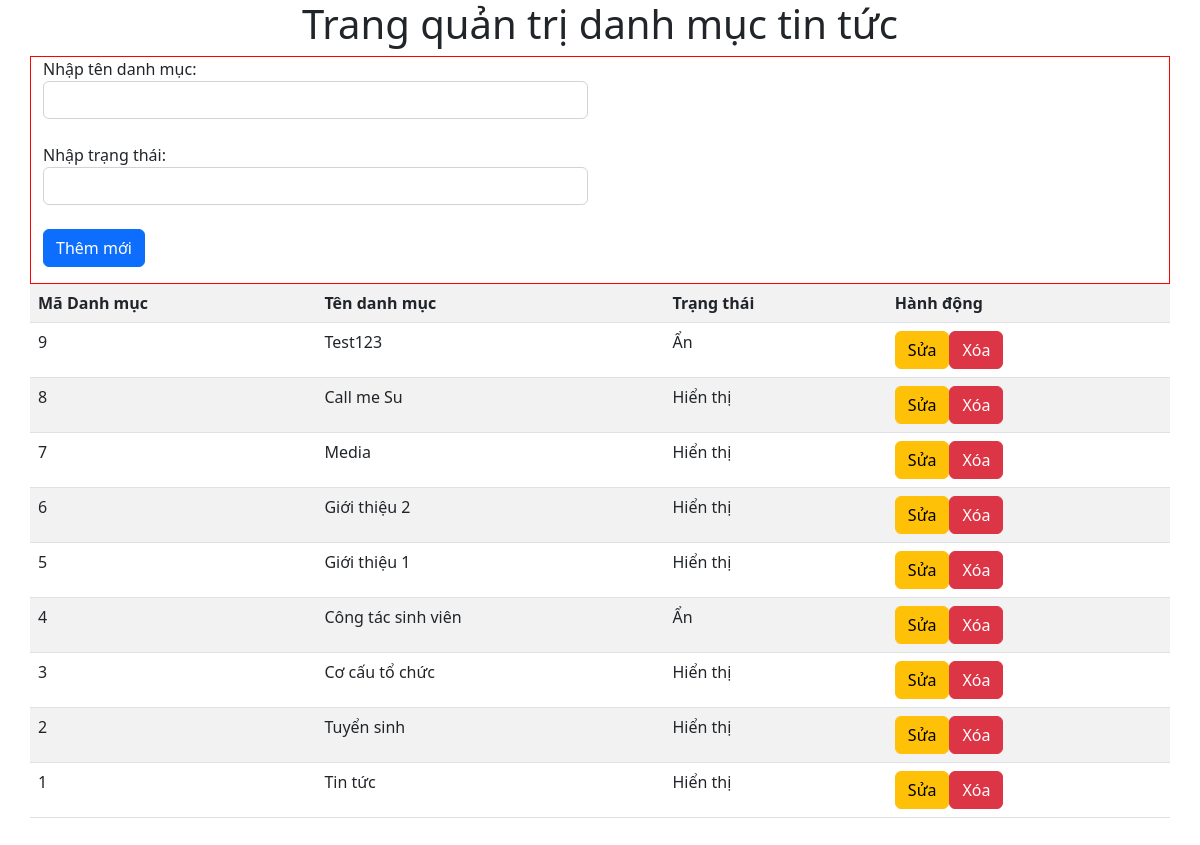
/category_c.php, run on the app's committed database.
### tables this page shows
CREATE TABLE `tbl_category` (
  `Cate_ID` int(11) NOT NULL,
  `Cate_Name` varchar(500) NOT NULL,
  `Status` int(11) NOT NULL
);

### category_c.php (the view, shortened to what this page needs)
<?php
    require("db/config.php");
?>
<html>
    <head>
        <link href="https://cdn.jsdelivr.net/npm/bootstrap@5.2.1/dist/css/bootstrap.min.css" rel="stylesheet">
    </head>
    <body>
        <div class="container" style="margin-bottom:300px;">
            <h1 style="text-align:center">Trang quản trị danh mục tin tức</h1>
            <div style="border: 1px solid red" class="row">
                <form class="col-6" action="category.php" method="post">
                    Nhập tên danh mục:
                    <input class="form-control" type="text" name="title" id="">
                    <br>
                    Nhập trạng thái:
                    <input class="form-control" type="text" name="status" id="">
                    <br>
                    <input class="btn btn-primary" type="submit" name="insert" value="Thêm mới">
                </form>
            </div>
            <div class="row">
                <table class="table table-striped">
                    <tr>
                        <th>Mã Danh mục</th>
                        <th>Tên danh mục</th>
                        <th>Trạng thái</th>
                        <th>Hành động</th>
                    </tr>
                    <?php
                        $sql = "select * from tbl_category order by Cate_ID DESC";
                        $result = mysqli_query($conn,$sql);
                        if (mysqli_num_rows($result) > 0)
                        {
                            while($row = mysqli_fetch_assoc($result))
                            {
                                echo "<tr>";
                                echo "<td>".$row["Cate_ID"]."</td>";
                                echo "<td>".$row["Cate_Name"]."</td>";
                                if($row["Status"] == 1){
                                    echo "<td>Hiển thị</td>";
                                }
                                else{
                                    echo "<td>Ẩn</td>";
                                }
                                echo "<td>";
                                echo "<a class='btn btn-warning' href='category_c.php?task=update&id=".$row["Cate_ID"]."'>Sửa</a>";
                                echo "<a class='btn btn-danger' href='category.php?task=delete&id=".$row["Cate_ID"]."'>Xóa</a>";
                                echo "</td>";
                                echo "</tr>";
                            }
                        }
                        else
                        {
                            echo "0 results";
                        }
                    ?>
                </table>
            </div>
        </div>
    </body>
</html>

### data on the page
tbl_category: Cate_ID "9", Cate_Name "Test123", Status "Ẩn"
tbl_category: Cate_ID "8", Cate_Name "Call me Su", Status "Hiển thị"
tbl_category: Cate_ID "7", Cate_Name "Media", Status "Hiển thị"
tbl_category: Cate_ID "6", Cate_Name "Giới thiệu 2", Status "Hiển thị"
tbl_category: Cate_ID "5", Cate_Name "Giới thiệu 1", Status "Hiển thị"
tbl_category: Cate_ID "4", Cate_Name "Công tác sinh viên", Status "Ẩn"
tbl_category: Cate_ID "3", Cate_Name "Cơ cấu tổ chức", Status "Hiển thị"
tbl_category: Cate_ID "2", Cate_Name "Tuyển sinh", Status "Hiển thị"
tbl_category: Cate_ID "1", Cate_Name "Tin tức", Status "Hiển thị"
